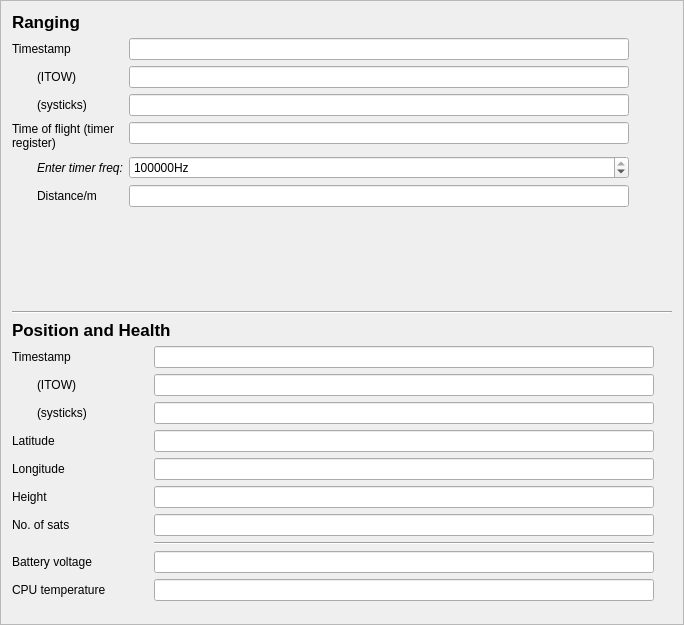
<?xml version="1.0" encoding="UTF-8"?>
<ui version="4.0">
 <class>toad_frame</class>
 <widget class="QFrame" name="toad_frame">
  <property name="geometry">
   <rect>
    <x>0</x>
    <y>0</y>
    <width>684</width>
    <height>625</height>
   </rect>
  </property>
  <property name="minimumSize">
   <size>
    <width>276</width>
    <height>625</height>
   </size>
  </property>
  <property name="windowTitle">
   <string>toad_frame_window</string>
  </property>
  <property name="frameShape">
   <enum>QFrame::StyledPanel</enum>
  </property>
  <property name="frameShadow">
   <enum>QFrame::Raised</enum>
  </property>
  <layout class="QVBoxLayout" name="verticalLayout">
   <item>
    <layout class="QFormLayout" name="formLayout_ranging">
     <property name="sizeConstraint">
      <enum>QLayout::SetMaximumSize</enum>
     </property>
     <property name="fieldGrowthPolicy">
      <enum>QFormLayout::AllNonFixedFieldsGrow</enum>
     </property>
     <item row="0" column="0" colspan="2">
      <widget class="QLabel" name="label_ranging_title">
       <property name="maximumSize">
        <size>
         <width>640</width>
         <height>16777215</height>
        </size>
       </property>
       <property name="font">
        <font>
         <pointsize>13</pointsize>
         <weight>75</weight>
         <bold>true</bold>
        </font>
       </property>
       <property name="text">
        <string>Ranging</string>
       </property>
      </widget>
     </item>
     <item row="1" column="0">
      <widget class="QLabel" name="label_timestamp">
       <property name="text">
        <string>Timestamp</string>
       </property>
       <property name="indent">
        <number>-1</number>
       </property>
      </widget>
     </item>
     <item row="1" column="1">
      <widget class="QLineEdit" name="lineEdit_timestamp">
       <property name="maximumSize">
        <size>
         <width>500</width>
         <height>16777215</height>
        </size>
       </property>
       <property name="inputMethodHints">
        <set>Qt::ImhNone</set>
       </property>
       <property name="readOnly">
        <bool>true</bool>
       </property>
      </widget>
     </item>
     <item row="2" column="0">
      <widget class="QLabel" name="label_timestamp_itow">
       <property name="inputMethodHints">
        <set>Qt::ImhNone</set>
       </property>
       <property name="text">
        <string>(ITOW)</string>
       </property>
       <property name="indent">
        <number>25</number>
       </property>
      </widget>
     </item>
     <item row="2" column="1">
      <widget class="QLineEdit" name="lineEdit_timestamp_itow">
       <property name="maximumSize">
        <size>
         <width>500</width>
         <height>16777215</height>
        </size>
       </property>
       <property name="inputMethodHints">
        <set>Qt::ImhDigitsOnly</set>
       </property>
       <property name="readOnly">
        <bool>true</bool>
       </property>
      </widget>
     </item>
     <item row="3" column="0">
      <widget class="QLabel" name="label_timestamp_systicks">
       <property name="text">
        <string>(systicks)</string>
       </property>
       <property name="indent">
        <number>25</number>
       </property>
      </widget>
     </item>
     <item row="3" column="1">
      <widget class="QLineEdit" name="lineEdit_timestamp_systicks">
       <property name="maximumSize">
        <size>
         <width>500</width>
         <height>16777215</height>
        </size>
       </property>
       <property name="inputMethodHints">
        <set>Qt::ImhDigitsOnly</set>
       </property>
       <property name="readOnly">
        <bool>true</bool>
       </property>
      </widget>
     </item>
     <item row="4" column="0">
      <widget class="QLabel" name="label_tof">
       <property name="text">
        <string>Time of flight (timer register)</string>
       </property>
       <property name="wordWrap">
        <bool>true</bool>
       </property>
       <property name="indent">
        <number>-1</number>
       </property>
      </widget>
     </item>
     <item row="4" column="1">
      <widget class="QLineEdit" name="lineEdit_tof">
       <property name="maximumSize">
        <size>
         <width>500</width>
         <height>16777215</height>
        </size>
       </property>
       <property name="readOnly">
        <bool>true</bool>
       </property>
      </widget>
     </item>
     <item row="5" column="0">
      <widget class="QLabel" name="label_timerfreq">
       <property name="font">
        <font>
         <italic>true</italic>
        </font>
       </property>
       <property name="text">
        <string>Enter timer freq:</string>
       </property>
       <property name="indent">
        <number>25</number>
       </property>
      </widget>
     </item>
     <item row="5" column="1">
      <widget class="QSpinBox" name="spinBox_timerfreq">
       <property name="maximumSize">
        <size>
         <width>500</width>
         <height>16777215</height>
        </size>
       </property>
       <property name="suffix">
        <string>Hz</string>
       </property>
       <property name="maximum">
        <number>99999999</number>
       </property>
       <property name="singleStep">
        <number>1000</number>
       </property>
       <property name="value">
        <number>84000000</number>
       </property>
      </widget>
     </item>
     <item row="6" column="0">
      <widget class="QLabel" name="label_distance">
       <property name="text">
        <string>Distance/m</string>
       </property>
       <property name="alignment">
        <set>Qt::AlignLeading|Qt::AlignLeft|Qt::AlignVCenter</set>
       </property>
       <property name="indent">
        <number>25</number>
       </property>
      </widget>
     </item>
     <item row="6" column="1">
      <widget class="QLineEdit" name="lineEdit_distance">
       <property name="maximumSize">
        <size>
         <width>500</width>
         <height>16777215</height>
        </size>
       </property>
       <property name="readOnly">
        <bool>true</bool>
       </property>
      </widget>
     </item>
    </layout>
   </item>
   <item>
    <widget class="Line" name="line_2">
     <property name="orientation">
      <enum>Qt::Horizontal</enum>
     </property>
    </widget>
   </item>
   <item>
    <layout class="QFormLayout" name="formLayout_pos">
     <property name="sizeConstraint">
      <enum>QLayout::SetMaximumSize</enum>
     </property>
     <property name="fieldGrowthPolicy">
      <enum>QFormLayout::AllNonFixedFieldsGrow</enum>
     </property>
     <item row="0" column="0" colspan="2">
      <widget class="QLabel" name="label_pos">
       <property name="maximumSize">
        <size>
         <width>640</width>
         <height>16777215</height>
        </size>
       </property>
       <property name="font">
        <font>
         <pointsize>13</pointsize>
         <weight>75</weight>
         <bold>true</bold>
        </font>
       </property>
       <property name="text">
        <string>Position and Health</string>
       </property>
      </widget>
     </item>
     <item row="1" column="0">
      <widget class="QLabel" name="label_pos_timestamp">
       <property name="minimumSize">
        <size>
         <width>136</width>
         <height>0</height>
        </size>
       </property>
       <property name="text">
        <string>Timestamp</string>
       </property>
       <property name="indent">
        <number>-1</number>
       </property>
      </widget>
     </item>
     <item row="1" column="1">
      <widget class="QLineEdit" name="lineEdit_9">
       <property name="maximumSize">
        <size>
         <width>500</width>
         <height>16777215</height>
        </size>
       </property>
      </widget>
     </item>
     <item row="2" column="0">
      <widget class="QLabel" name="label_pos_itow">
       <property name="text">
        <string>(ITOW)</string>
       </property>
       <property name="indent">
        <number>25</number>
       </property>
      </widget>
     </item>
     <item row="2" column="1">
      <widget class="QLineEdit" name="lineEdit_8">
       <property name="maximumSize">
        <size>
         <width>500</width>
         <height>16777215</height>
        </size>
       </property>
      </widget>
     </item>
     <item row="3" column="0">
      <widget class="QLabel" name="label_pos_systicks">
       <property name="text">
        <string>(systicks)</string>
       </property>
       <property name="indent">
        <number>25</number>
       </property>
      </widget>
     </item>
     <item row="3" column="1">
      <widget class="QLineEdit" name="lineEdit_7">
       <property name="maximumSize">
        <size>
         <width>500</width>
         <height>16777215</height>
        </size>
       </property>
      </widget>
     </item>
     <item row="4" column="0">
      <widget class="QLabel" name="label_5">
       <property name="text">
        <string>Latitude</string>
       </property>
      </widget>
     </item>
     <item row="4" column="1">
      <widget class="QLineEdit" name="lineEdit_2">
       <property name="maximumSize">
        <size>
         <width>500</width>
         <height>16777215</height>
        </size>
       </property>
      </widget>
     </item>
     <item row="5" column="0">
      <widget class="QLabel" name="label_6">
       <property name="text">
        <string>Longitude</string>
       </property>
      </widget>
     </item>
     <item row="5" column="1">
      <widget class="QLineEdit" name="lineEdit_3">
       <property name="maximumSize">
        <size>
         <width>500</width>
         <height>16777215</height>
        </size>
       </property>
      </widget>
     </item>
     <item row="6" column="0">
      <widget class="QLabel" name="label">
       <property name="text">
        <string>Height</string>
       </property>
      </widget>
     </item>
     <item row="6" column="1">
      <widget class="QLineEdit" name="lineEdit">
       <property name="maximumSize">
        <size>
         <width>500</width>
         <height>16777215</height>
        </size>
       </property>
      </widget>
     </item>
     <item row="7" column="0">
      <widget class="QLabel" name="label_2">
       <property name="text">
        <string>No. of sats</string>
       </property>
      </widget>
     </item>
     <item row="7" column="1">
      <widget class="QLineEdit" name="lineEdit_6">
       <property name="maximumSize">
        <size>
         <width>500</width>
         <height>16777215</height>
        </size>
       </property>
      </widget>
     </item>
     <item row="9" column="0">
      <widget class="QLabel" name="label_3">
       <property name="text">
        <string>Battery voltage</string>
       </property>
      </widget>
     </item>
     <item row="9" column="1">
      <widget class="QLineEdit" name="lineEdit_5">
       <property name="maximumSize">
        <size>
         <width>500</width>
         <height>16777215</height>
        </size>
       </property>
      </widget>
     </item>
     <item row="10" column="0">
      <widget class="QLabel" name="label_4">
       <property name="text">
        <string>CPU temperature</string>
       </property>
      </widget>
     </item>
     <item row="10" column="1">
      <widget class="QLineEdit" name="lineEdit_4">
       <property name="maximumSize">
        <size>
         <width>500</width>
         <height>16777215</height>
        </size>
       </property>
      </widget>
     </item>
     <item row="8" column="1">
      <widget class="Line" name="line">
       <property name="sizePolicy">
        <sizepolicy hsizetype="Maximum" vsizetype="Fixed">
         <horstretch>0</horstretch>
         <verstretch>0</verstretch>
        </sizepolicy>
       </property>
       <property name="maximumSize">
        <size>
         <width>500</width>
         <height>16777215</height>
        </size>
       </property>
       <property name="orientation">
        <enum>Qt::Horizontal</enum>
       </property>
      </widget>
     </item>
    </layout>
   </item>
  </layout>
 </widget>
 <resources/>
 <connections/>
</ui>
